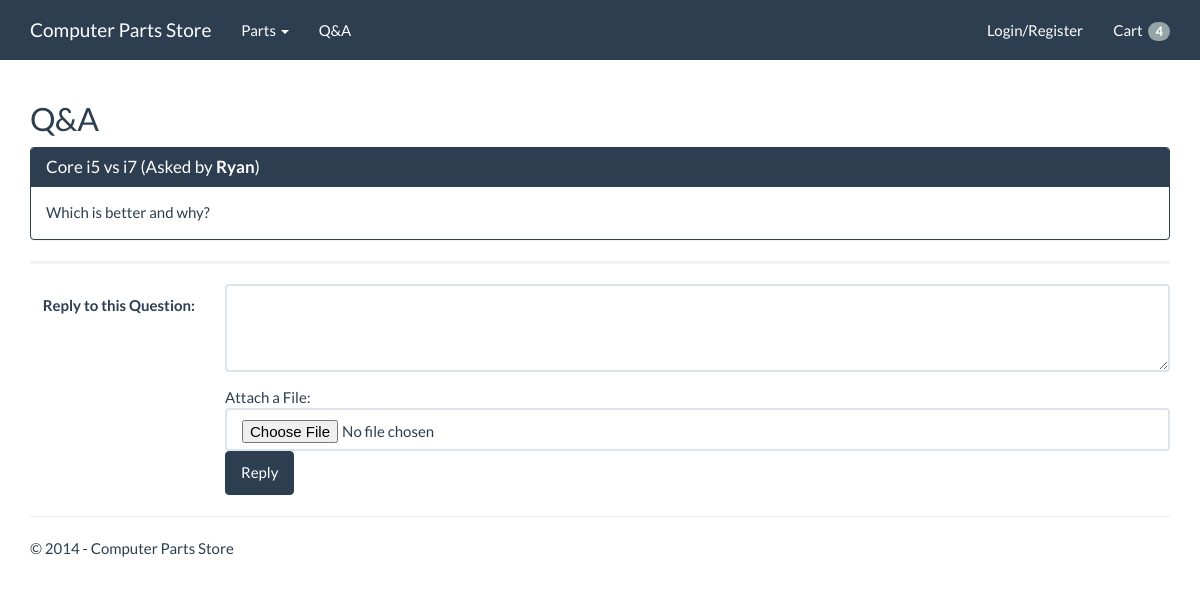
/partstore/question.php?question=2, run on the app's committed database.
### tables this page shows
CREATE TABLE IF NOT EXISTS `questions` (
  `id` int(11) NOT NULL AUTO_INCREMENT,
  `question_title` varchar(300) NOT NULL,
  `question` varchar(2000) DEFAULT NULL,
  `asked_by` varchar(30) NOT NULL,
  `replies` int(10) NOT NULL DEFAULT '0',
  PRIMARY KEY (`id`),
  UNIQUE KEY `id_UNIQUE` (`id`)
);

### partstore/question.php (the view, shortened to what this page needs)
<?php
if(!empty($_GET['question'])) {
	$question_number = $_GET['question'];
}
$q = "SELECT * FROM questions" . " WHERE id=" . $question_number;
$r = mysqli_query ($dbc, $q) or trigger_error("Query: $q\n<br />MySQL Error: " . mysqli_error($dbc));
while($row = mysqli_fetch_array($r))
{  	$questions[] = $row;  }
function displayQuestion($questions) {
	foreach ($questions as &$question) {
		echo '<div class="panel-heading">'
			 . '<h3 class="panel-title">' . $question['question_title'] . ' (Asked by <strong>' . $question['asked_by'] . '</strong>)</h3>'
			 . '</div>'
			 . '<div class="panel-body">' . $question['question'] . '</div>';
	}
}
?>
<html>
<head>
    <link href="css/bootstrap.min.css" rel="stylesheet"/>
	<link href="css/style.css" rel="stylesheet"/>
</head>
<body>
    <div class="navbar navbar-default navbar-fixed-top">
        <div class="container">
            <div class="navbar-header">
                <a class="navbar-brand" href="index.php">Computer Parts Store</a>
            </div>
            <div class="navbar-collapse collapse navbar-responsive-collapse">
                <ul class="nav navbar-nav">
                    <li class="dropdown">
						<a href="#" class="dropdown-toggle" data-toggle="dropdown">Parts <b class="caret"></b></a>
					</li>
					<li><a href="questions.php">Q&amp;A</a></li>
                </ul>
				<ul class="nav navbar-nav navbar-right">
					<?php
					echo '</li><li>';
					if(isset($_SESSION['firstName'])) {
						echo '<a href="logout.php">Log Out</a>';
					} else {
						echo '<a href="loginregister.php">Login/Register</a>';
					}
					echo '</li>';
					?>
					<li><a href="cart.php">Cart &nbsp;<span class="badge">4</span></a></li>
				</ul>
            </div>
        </div>
    </div>
	<div class="container body-content">
		<h2>Q&amp;A</h2>
		<div class="panel panel-primary">
			<?php displayQuestion($questions); ?>
		</div>
		<div class="panel panel-default">
		</div>
		<?php echo '<form class="form-horizontal" id="questionReplyForm" action="question.php?question='.$_GET['question'].'" method="post">'; ?>
			<div class="form-group">
				<label for="questionReply" class="col-md-2 control-label">Reply to this Question:</label>
				<div class="col-md-10">
					<textarea class="form-control" rows="3" id="questionReply" name="questionReply" maxlength="2000"></textarea>
				</div>
			</div>
			<div class="form-group">
				<div class="col-md-10 col-md-offset-2">
					Attach a File: <input type="file" class="form-control" name="file" size="25" />
					<button type="submit" class="btn btn-primary">Reply</button>
				</div>
			</div>
		</form>
		<hr />
		<footer>
			<p>&copy; 2014 - Computer Parts Store</p>
		</footer>
	</div>
</body>
</html>

### partstore/css/style.css (style rules this page uses)
.body-content { margin-top: 80px; }

### data on the page
questions: question_title "Core i5 vs i7", asked_by "Ryan", question "Which is better and why?"
